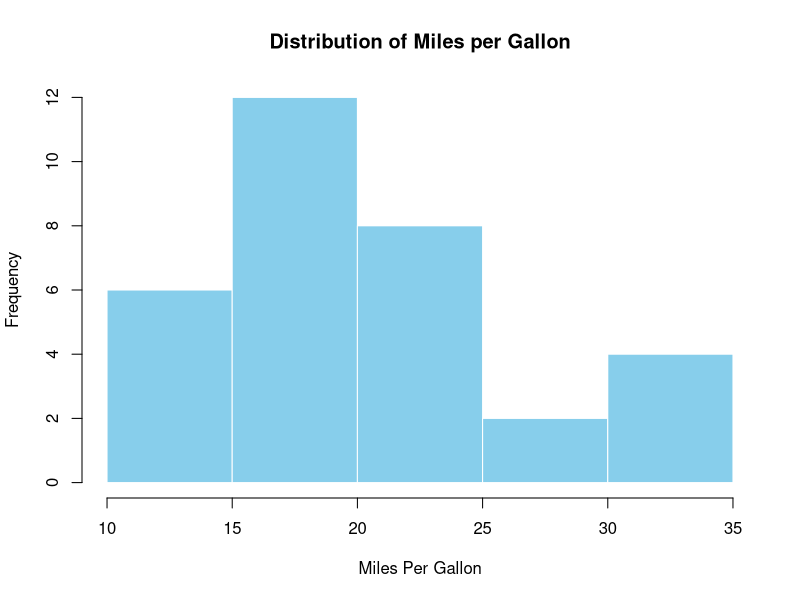
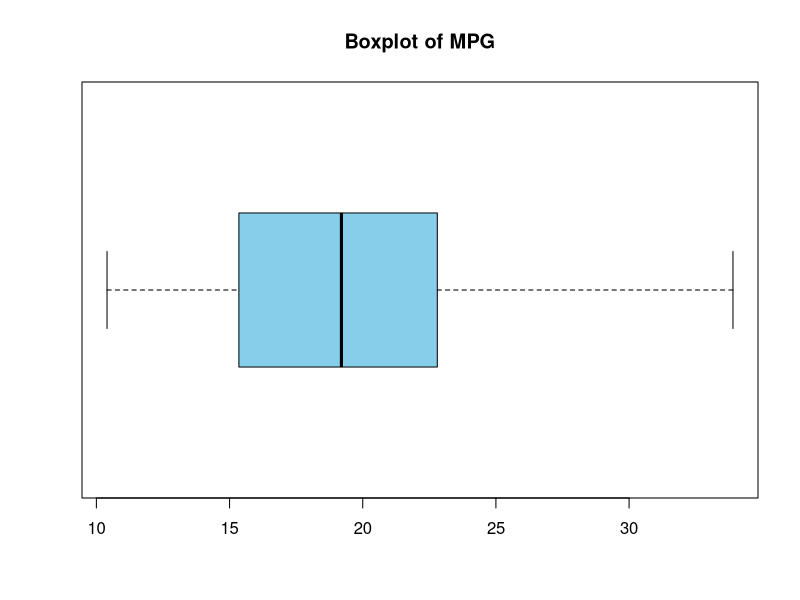
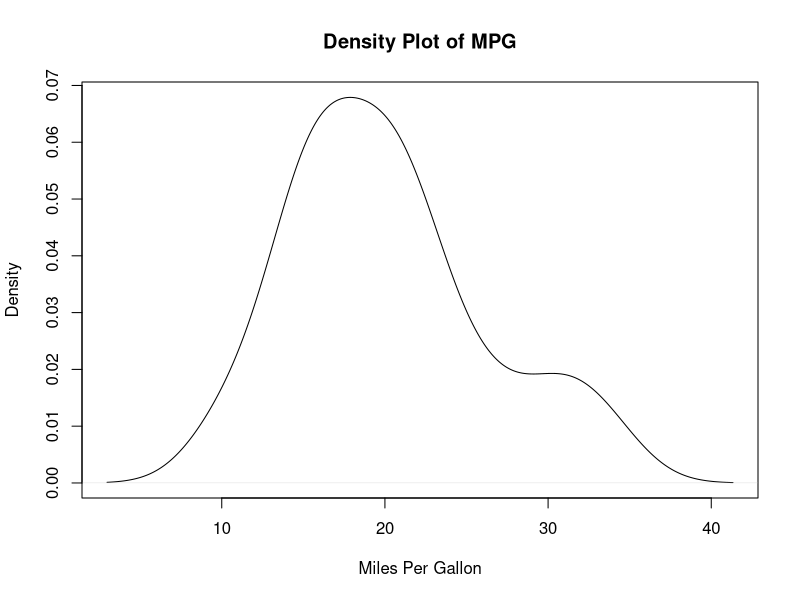
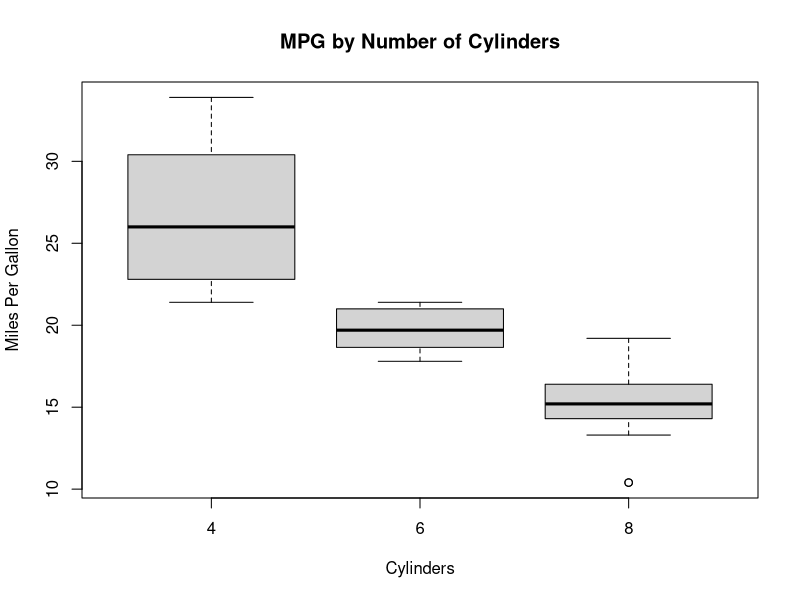
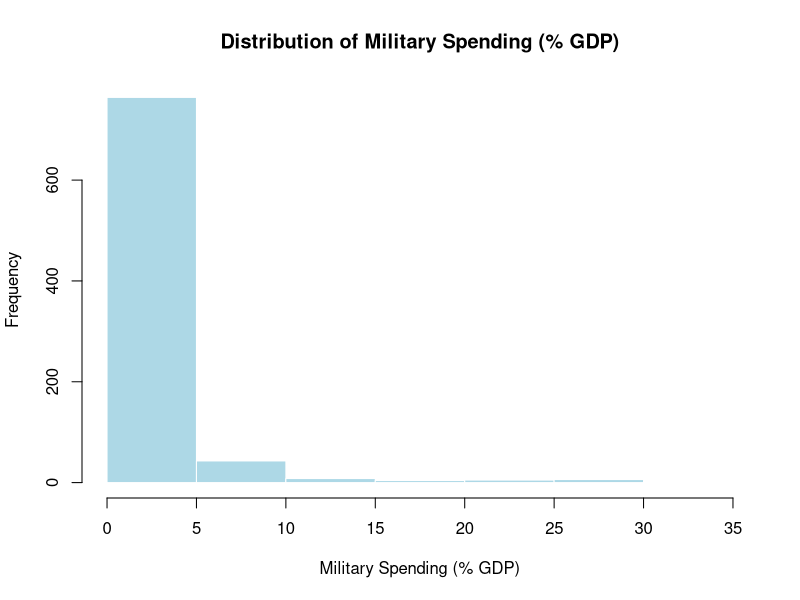
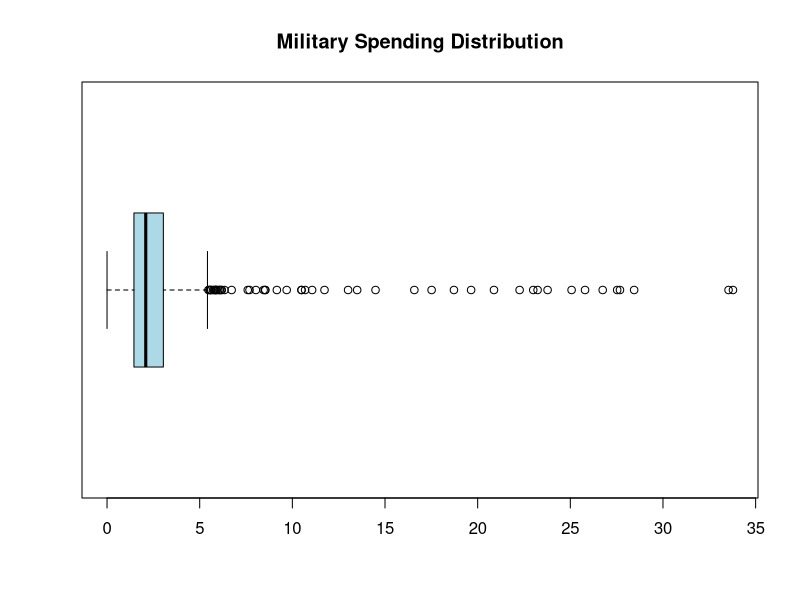
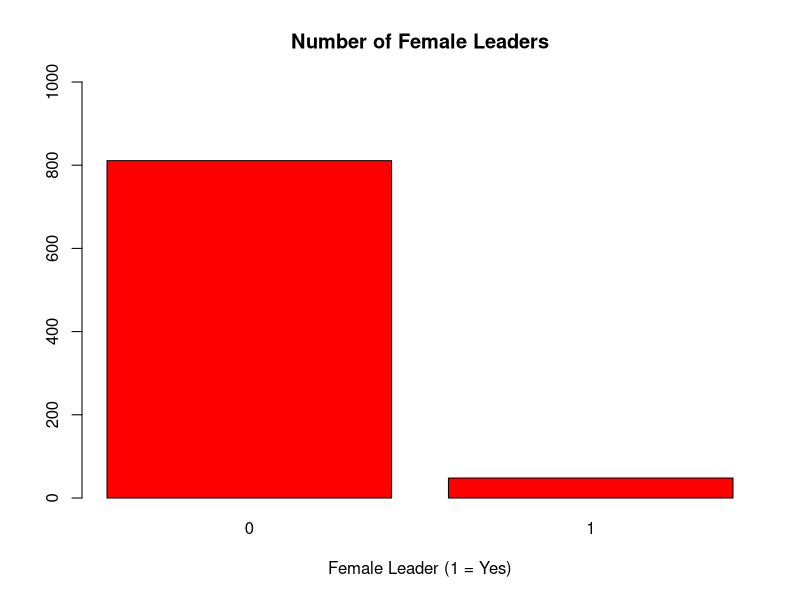
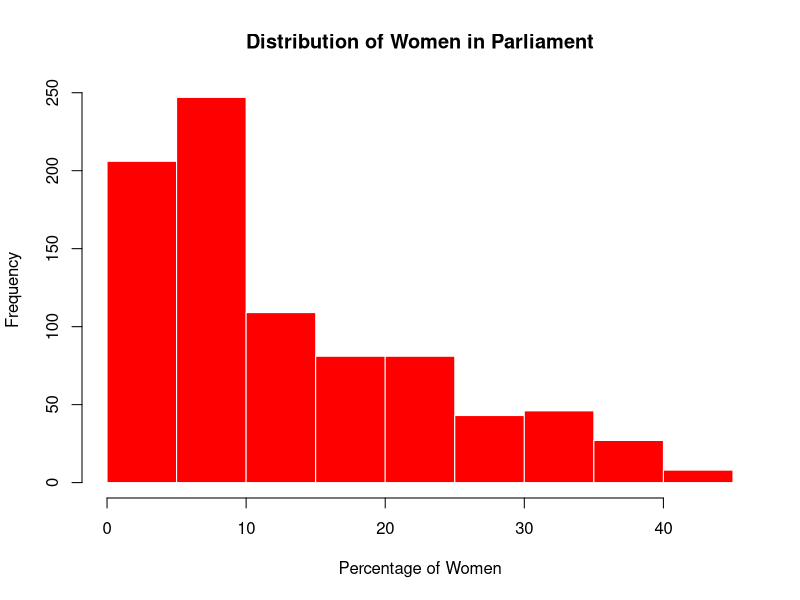

Reproduce these figures in R, in order.
# ============================================
# R Demonstration: Understanding Our Data
# Topic 1: Basic Statistics and Visualization
# ============================================

# Clear the workspace and load data
rm(list = ls())
data <- mtcars  # We'll use the built-in mtcars dataset

# -----------------
# 1. EXPLORING DATA 
# -----------------
# Look at the first few rows
head(data)

# Get basic summary statistics
summary(data$mpg)  # Miles per gallon
summary(data$wt)   # Weight

# ----------------------------------
# 2. MEASURES OF CENTER
# ----------------------------------
# Calculate mean (average)
mean(data$mpg)

# Find the median (middle value)
median(data$mpg)

# Look at the mode (most common value)
table(data$cyl)  # Example with number of cylinders

# ----------------------------------
# 3. MEASURES OF SPREAD 
# ----------------------------------

# Calculate variance
var(data$mpg)

# Calculate standard deviation
sd(data$mpg)

# Create a basic histogram
hist(data$mpg, 
     main="Distribution of Miles per Gallon",
     xlab="Miles Per Gallon",
     col="skyblue",
     border="white")

##Want to examine the options?
?hist

# Add a boxplot to show spread
boxplot(data$mpg, 
        horizontal=TRUE,
        main="Boxplot of MPG",
        col="skyblue")

# Density plot
plot(density(data$mpg),
     main = "Density Plot of MPG",
     xlab = "Miles Per Gallon")

# Boxplot by cylinder
boxplot(mpg ~ cyl,
        data = data,
        main = "MPG by Number of Cylinders",
        xlab = "Cylinders",
        ylab = "Miles Per Gallon")

# Additional statistics
var(data$mpg)  # Variance
range(data$mpg)  # Range
quantile(data$mpg)  # Quartiles



# ============================================
# R Demonstration: Women in Politics and Military Spending
# Data from Koch & Fulton (2011) #Data from Koch, Michael T., and Sarah A. Fulton. "In the defense of women: Gender, 
#office holding, and national security policy in established democracies." 
#The Journal of politics 73.1 (2011): 1-16
# ============================================

# Load required library

#install.packages(haven)  ##Install library first, if not previously installed
library(haven)  ##load library


# -----------------
# 3. LOAD AND EXAMINE DATA
# -----------------
# Load the data (make sure the directory is correct-- you can also go under file / import to do this manually)
#setwd("C:/Users/Patrick Shea/Dropbox/My Projects/Spring 2025/ICPSR/Sp25 ICPSR/IntroOLS/Session 1 - Intro Stats")
women12 <- read_dta("women12.dta")

# Look at the structure of our data
str(women12)

# Look at the first few rows
head(women12)

# Key variables:
# mil_exp_pergdp2: Military expenditure as % of GDP
# m_woman2: Percentage of women in parliament
# m_femlead: Binary variable (1 = female leader)

# ----------------------------------
# 4. EXAMINING MILITARY SPENDING
# ----------------------------------
# Basic summary of military spending
summary(women12$mil_exp_pergdp2)

# Calculate mean and standard deviation
mean_mil <- mean(women12$mil_exp_pergdp2, na.rm = TRUE)
sd_mil <- sd(women12$mil_exp_pergdp2, na.rm = TRUE)

# Create a histogram of military spending
hist(women12$mil_exp_pergdp2, 
     main = "Distribution of Military Spending (% GDP)",
     xlab = "Military Spending (% GDP)",
     col = "lightblue",
     border = "white")



# Add a boxplot
boxplot(women12$mil_exp_pergdp2,
        horizontal = TRUE,
        main = "Military Spending Distribution",
        col = "lightblue")

# ----------------------------------
# 5. WOMEN IN POLITICS
# ----------------------------------
# First, look at women leaders (binary variable)
table(women12$m_femlead)  # Count of female leaders

# Create a bar plot for female leaders
barplot(table(women12$m_femlead),
        main = "Number of Female Leaders",
        xlab = "Female Leader (1 = Yes)",
        col = "red",
        ylim = c(0, 1000))

# Look at women in parliament
summary(women12$m_woman2)

# Histogram of women in parliament
hist(women12$m_woman2,
     main = "Distribution of Women in Parliament",
     xlab = "Percentage of Women",
     col = "red",
     border = "white")






# ----------------------------------
# 6. RELATIONSHIPS
# ----------------------------------
# Create a scatter plot of weight vs. mpg
plot(data$wt, data$mpg,
     xlab = "Weight (1000 lbs)", 
     ylab = "Miles Per Gallon",
     main = "Car Weight vs. MPG",
     pch = 19,  # Solid circles
     col = "darkblue")

# Calculate covaration
cov(data$wt, data$mpg)

# Calculate correlation
cor(data$wt, data$mpg)

# Fit a simple line
model <- lm(mpg ~ wt, data = data)
abline(model, col = "red", lwd = 2)



# Example with multiple variables

  # Correlation matrix
  cor(data[, c("mpg", "wt", "hp", "disp")])
  
  # Multiple regression
  summary(lm(mpg ~ wt + hp, data = data))
  
  
  
  # ----------------------------------
  # 7. RELATIONSHIPS 
  # ----------------------------------
  # Create a scatter plot: Women in Parliament vs Military Spending
  plot(women12$m_woman2, women12$mil_exp_pergdp2,
       xlab = "Percentage of Women in Parliament",
       ylab = "Military Spending (% GDP)",
       main = "Women in Parliament vs Military Spending",
       pch = 19,
       col = "darkred")
  
  # Calculate correlation
  cor(women12$m_woman2, women12$mil_exp_pergdp2, 
      use = "complete.obs")
  
  # Add a trend line
  model <- lm(mil_exp_pergdp2 ~ m_woman2, data = women12)
  abline(model, col = "blue", lwd = 2)  
  
  # ============================================
  # EXPLORING MULTIPLE RELATIONSHIPS WITH PAIRS()
  # ============================================
  
  # Let's look at relationships between multiple variables at once
  # Select a few key variables for analysis
  key_vars <- c("mil_exp_pergdp2", "m_woman2", "m_femlead", "gdp_capita2", "polity2")
  
  # Check which variables are available in our dataset
  names(women12)
  
  # Create a pairs plot to see all relationships at once
  # First, let's use only the variables we know exist
  available_vars <- c("mil_exp_pergdp2", "m_woman2", "m_femlead")
  
  # Basic pairs plot
  pairs(women12[, available_vars],
        main = "Relationships Between Women in Politics and Military Spending")
  
  # Enhanced pairs plot with better labels
  pairs(women12[, available_vars],
        main = "Multiple Variable Relationships",
        labels = c("Military Spending\n(% GDP)", 
                   "Women in\nParliament (%)", 
                   "Female Leader\n(1=Yes)"),
        pch = 19,
        col = "darkblue")
  

  # ----------------------------------
  # 8. SUBSETTING DATA
  # ----------------------------------
  
  # METHOD 1: Using bracket notation [rows, columns] **Not recommended
  # Get first 10 rows of military spending data
  first_10_mil <- women12[1:10, "mil_exp_pergdp2"]
  first_10_mil
  
  # Get specific countries (first 5 rows, multiple columns)
  subset_data <- women12[1:5, c("mil_exp_pergdp2", "m_woman2", "m_femlead")]
  subset_data
  
  # METHOD 2: Conditional subsetting
  # Countries with female leaders
  female_leaders <- women12[women12$m_femlead == 1, ]
  nrow(female_leaders)  # How many countries have female leaders?
  
  # Countries with high military spending (above average)
  mean_spending <- mean(women12$mil_exp_pergdp2, na.rm = TRUE)
  high_mil_spending <- women12[women12$mil_exp_pergdp2 > mean_spending, ]
  
  # METHOD 3: Using subset() function (often easier to read)
  # Countries with low women representation (less than 20% in parliament)
  low_women_rep <- subset(women12, m_woman2 < 20)
  
  # Countries with both female leaders AND high women representation
  female_leaders_high_rep <- subset(women12, 
                                    m_femlead == 1 & m_woman2 > 30)
  
  #  METHOD 4: Subset for specific categories using %in%
  # Example: Countries with either very high OR very low women representation
  # (less than 10% OR more than 40%)
  extreme_representation <- subset(women12, 
                                   m_woman2 %in% c(0:10, 40:100))
  
   summary(women12$mil_exp_pergdp2)
   summary(extreme_representation$mil_exp_pergdp2)
  # ----------------------------------
  # 9. COMPARING SUBSETS
  # ----------------------------------
  
  # Compare military spending between countries with/without female leaders
  # Countries WITH female leaders
  mil_with_female <- women12$mil_exp_pergdp2[women12$m_femlead == 1]
  mean(mil_with_female, na.rm = TRUE)
  
  # Countries WITHOUT female leaders  
  mil_without_female <- women12$mil_exp_pergdp2[women12$m_femlead == 0]
  mean(mil_without_female, na.rm = TRUE)
  
  # Create side-by-side boxplots
  boxplot(mil_exp_pergdp2 ~ m_femlead, 
          data = women12,
          main = "Military Spending by Female Leadership",
          xlab = "Female Leader (0=No, 1=Yes)",
          ylab = "Military Spending (% GDP)",
          col = c("lightblue", "pink"),
          names = c("Male Leader", "Female Leader"))
  
  
